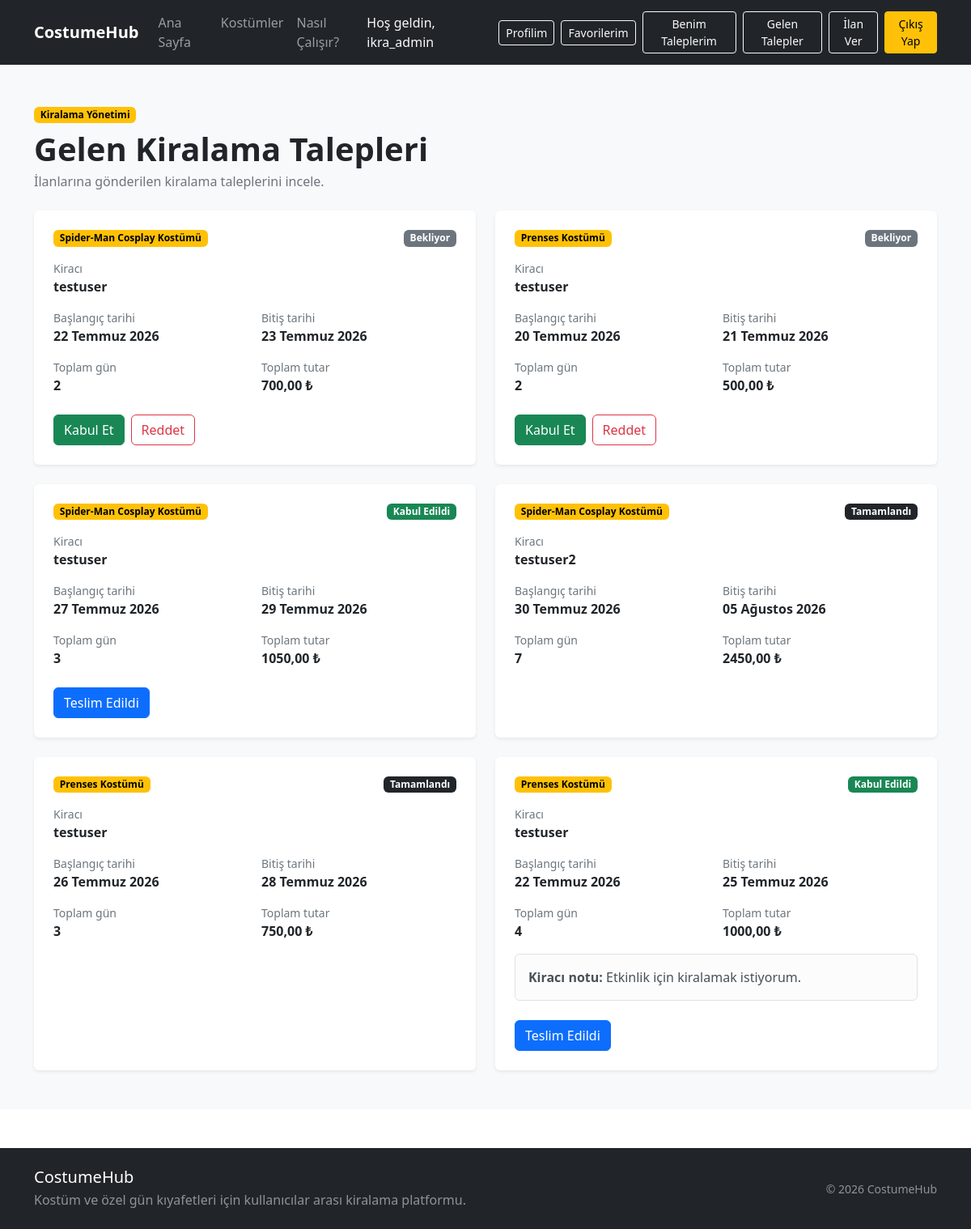
The app's page /kiralamalar/gelen-talepler/ (signed in) with its own data.
### rentals/models.py (models this page shows, shortened)
class KiralamaTalebi(models.Model):
    DURUM_SECENEKLERI = [
        ("BEKLIYOR", "Bekliyor"),
        ("KABUL_EDILDI", "Kabul Edildi"),
        ("TESLIM_EDILDI", "Teslim Edildi"),
        ("IADE_EDILDI", "İade Edildi"),
        ("TAMAMLANDI", "Tamamlandı"),
        ("REDDEDILDI", "Reddedildi"),
        ("IPTAL_EDILDI", "İptal Edildi"),
    ]
    ilan = models.ForeignKey(
        "products.Ilan",
        on_delete=models.CASCADE,
        related_name="kiralama_talepleri",
        verbose_name="İlan",
    )
    kiraci = models.ForeignKey(
        settings.AUTH_USER_MODEL,
        on_delete=models.CASCADE,
        related_name="kiralama_talepleri",
        verbose_name="Kiracı",
    )
    baslangic_tarihi = models.DateField(
        verbose_name="Başlangıç tarihi",
    )
    bitis_tarihi = models.DateField(
        verbose_name="Bitiş tarihi",
    )
    toplam_gun = models.PositiveIntegerField(
        verbose_name="Toplam gün",
    )
    toplam_tutar = models.DecimalField(
        max_digits=10,
        decimal_places=2,
        verbose_name="Toplam tutar",
    )
    durum = models.CharField(
        max_length=20,
        choices=DURUM_SECENEKLERI,
        default="BEKLIYOR",
        verbose_name="Talep durumu",
    )
    not_metni = models.TextField(
        blank=True,
        verbose_name="Kiracı notu",
    )
    olusturulma_tarihi = models.DateTimeField(
        auto_now_add=True,
        verbose_name="Oluşturulma tarihi",
    )
    guncellenme_tarihi = models.DateTimeField(
        auto_now=True,
        verbose_name="Güncellenme tarihi",
    )
    class Meta:
        verbose_name = "Kiralama talebi"
        verbose_name_plural = "Kiralama talepleri"
        ordering = ["-olusturulma_tarihi"]

### products/models.py (models this page shows, shortened)
class Ilan(models.Model):
    BEDEN_SECENEKLERI = [
        ("XS", "XS"),
        ("S", "S"),
        ("M", "M"),
        ("L", "L"),
        ("XL", "XL"),
        ("XXL", "XXL"),
        ("STANDART", "Standart"),
    ]
    DURUM_SECENEKLERI = [
        ("TASLAK", "Taslak"),
        ("YAYINDA", "Yayında"),
        ("PASIF", "Pasif"),
    ]
    ilan_sahibi = models.ForeignKey(
        settings.AUTH_USER_MODEL,
        on_delete=models.CASCADE,
        related_name="ilanlar",
        verbose_name="İlan sahibi",
    )
    kategori = models.ForeignKey(
        Kategori,
        on_delete=models.PROTECT,
        related_name="ilanlar",
        verbose_name="Kategori",
    )
    baslik = models.CharField(
        max_length=150,
        verbose_name="İlan başlığı",
    )
    aciklama = models.TextField(
        max_length=2000,
        verbose_name="Açıklama",
    )
    fotograf = models.ImageField(
        upload_to="ilanlar/",
        blank=True,
        null=True,
        verbose_name="İlan fotoğrafı",
    )
    beden = models.CharField(
        max_length=20,
        choices=BEDEN_SECENEKLERI,
        verbose_name="Beden",
    )
    renk = models.CharField(
        max_length=50,
        verbose_name="Renk",
    )
    gunluk_fiyat = models.DecimalField(
        max_digits=10,
        decimal_places=2,
        verbose_name="Günlük kiralama ücreti",
    )
    depozito = models.DecimalField(
        max_digits=10,
        decimal_places=2,
        default=0,
        verbose_name="Depozito",
    )
    sehir = models.CharField(
        max_length=50,
        verbose_name="Şehir",
    )
    durum = models.CharField(
        max_length=20,
        choices=DURUM_SECENEKLERI,
        default="YAYINDA",
        verbose_name="İlan durumu",
    )
    mevcut_mu = models.BooleanField(
        default=True,
        verbose_name="Kiralamaya uygun mu?",
    )
    olusturulma_tarihi = models.DateTimeField(
        auto_now_add=True,
    )
    guncellenme_tarihi = models.DateTimeField(
        auto_now=True,
    )
    class Meta:
        verbose_name = "İlan"
        verbose_name_plural = "İlanlar"
        ordering = [
            "-olusturulma_tarihi",
        ]

### rentals/views.py (the view)
@login_required
def gelen_kiralama_talepleri(request):
    talepler = (
        KiralamaTalebi.objects.filter(
            ilan__ilan_sahibi=request.user,
        )
        .select_related(
            "ilan",
            "kiraci",
        )
        .order_by("-olusturulma_tarihi")
    )
    return render(
        request,
        "rentals/gelen_kiralama_talepleri.html",
        {
            "talepler": talepler,
        },
    )

### templates/rentals/gelen_kiralama_talepleri.html (shortened to what this page needs)
{% extends "base.html" %}
{% block content %}
<section class="py-5 bg-light">
    <div class="container">
        <div class="mb-4">
            <span class="badge text-bg-warning mb-2">
                Kiralama Yönetimi
            </span>
            <h1 class="fw-bold mb-1">
                Gelen Kiralama Talepleri
            </h1>
            <p class="text-secondary mb-0">
                İlanlarına gönderilen kiralama taleplerini incele.
            </p>
        </div>
        {% if talepler %}
            <div class="row g-4">
                {% for talep in talepler %}
                    <div class="col-lg-6">
                        <div class="card h-100 border-0 shadow-sm">
                            <div class="card-body p-4">
                                <div class="d-flex justify-content-between align-items-start mb-3">
                                    <span class="badge text-bg-warning">
                                        {{ talep.ilan.baslik }}
                                    </span>
                                    {% if talep.durum == "BEKLIYOR" %}
                                        <span class="badge text-bg-secondary">
                                            Bekliyor
                                        </span>
                                    {% elif talep.durum == "KABUL_EDILDI" %}
                                        <span class="badge text-bg-success">
                                            Kabul Edildi
                                        </span>
                                    {% elif talep.durum == "TESLIM_EDILDI" %}
                                        <span class="badge text-bg-primary">
                                            Teslim Edildi
                                        </span>
                                    {% elif talep.durum == "IADE_EDILDI" %}
                                        <span class="badge text-bg-warning">
                                            İade Edildi
                                        </span>
                                    {% elif talep.durum == "TAMAMLANDI" %}
                                        <span class="badge text-bg-dark">
                                            Tamamlandı
                                        </span>
                                    {% elif talep.durum == "REDDEDILDI" %}
                                        <span class="badge text-bg-danger">
                                            Reddedildi
                                        </span>
                                    {% elif talep.durum == "IPTAL_EDILDI" %}
                                        <span class="badge text-bg-dark">
                                            İptal Edildi
                                        </span>
                                    {% else %}
                                        <span class="badge text-bg-light">
                                            {{ talep.get_durum_display }}
                                        </span>
                                    {% endif %}
                                </div>
                                <div class="mb-3">
                                    <div class="small text-secondary">
                                        Kiracı
                                    </div>
                                    <div class="fw-semibold">
                                        {{ talep.kiraci.username }}
                                    </div>
                                </div>
                                <div class="row g-3 mb-3">
                                    <div class="col-sm-6">
                                        <div class="small text-secondary">
                                            Başlangıç tarihi
                                        </div>
                                        <div class="fw-semibold">
                                            {{ talep.baslangic_tarihi }}
                                        </div>
                                    </div>
                                    <div class="col-sm-6">
                                        <div class="small text-secondary">
                                            Bitiş tarihi
                                        </div>
                                        <div class="fw-semibold">
                                            {{ talep.bitis_tarihi }}
                                        </div>
                                    </div>
                                    <div class="col-sm-6">
                                        <div class="small text-secondary">
                                            Toplam gün
                                        </div>
                                        <div class="fw-semibold">
                                            {{ talep.toplam_gun }}
                                        </div>
                                    </div>
                                    <div class="col-sm-6">
                                        <div class="small text-secondary">
                                            Toplam tutar
                                        </div>
                                        <div class="fw-bold">
                                            {{ talep.toplam_tutar }} ₺
                                        </div>
                                    </div>
                                </div>
                                {% if talep.not_metni %}
                                    <div class="alert alert-light border">
                                        <strong>Kiracı notu:</strong>
                                        {{ talep.not_metni }}
                                    </div>
                                {% endif %}
                                {% if talep.durum == "BEKLIYOR" %}
                                    <div class="d-flex gap-2 mt-4">
                                        <form
                                            method="POST"
                                            action="{% url 'rentals:kiralama_talebi_kabul_et' talep.id %}"
                                        >
                                            <button
                                                type="submit"
                                                class="btn btn-success"
                                            >
                                                Kabul Et
                                            </button>
                                        </form>
                                        <form
                                            method="POST"
                                            action="{% url 'rentals:kiralama_talebi_reddet' talep.id %}"
                                        >
                                            <button
                                                type="submit"
                                                class="btn btn-outline-danger"
                                            >
                                                Reddet
                                            </button>
                                        </form>
                                    </div>
                                {% elif talep.durum == "KABUL_EDILDI" %}
                                    <form
                                        method="POST"
                                        action="{% url 'rentals:kiralama_talebi_teslim_et' talep.id %}"
                                        class="mt-4"
                                    >
                                        <button
                                            type="submit"
                                            class="btn btn-primary"
                                        >
                                            Teslim Edildi
                                        </button>
                                    </form>
                                {% endif %}
                            </div>
                        </div>
                    </div>
                {% endfor %}
            </div>
        {% endif %}
    </div>
</section>
{% endblock %}

### templates/partials/navbar.html (shortened to what this page needs)
<nav class="navbar navbar-expand-lg navbar-dark bg-dark">
    <div class="container">
        <a class="navbar-brand fw-bold" href="{% url 'products:home' %}">
            CostumeHub
        </a>
        <div class="collapse navbar-collapse" id="anaMenu">
            <ul class="navbar-nav me-auto mb-2 mb-lg-0">
                <li class="nav-item">
                    <a
                        class="nav-link"
                        href="{% url 'products:home' %}"
                    >
                        Ana Sayfa
                    </a>
                </li>
                <li class="nav-item">
                    <a
                        class="nav-link"
                        href="{% url 'products:ilan_listesi' %}"
                    >
                        Kostümler
                    </a>
                </li>
                <li class="nav-item">
                    <a
                        class="nav-link"
                        href="{% url 'products:home' %}#nasil-calisir"
                    >
                        Nasıl Çalışır?
                    </a>
                </li>
            </ul>
            <div class="d-flex align-items-center gap-2">
                {% if user.is_authenticated %}
                    <span class="navbar-text text-light me-2">
                        Hoş geldin, {{ user.username }}
                    </span>
                    <a
                        href="{% url 'accounts:profil' %}"
                        class="btn btn-outline-light btn-sm"
                    >
                        Profilim
                    </a>
                    <a
    href="{% url 'favorites:favorilerim' %}"
    class="btn btn-outline-light btn-sm"
>
    Favorilerim
</a>
                    <a
                        href="{% url 'rentals:benim_kiralama_taleplerim' %}"
                        class="btn btn-outline-light btn-sm"
                    >
                        Benim Taleplerim
                    </a>
                    <a
                        href="{% url 'rentals:gelen_kiralama_talepleri' %}"
                        class="btn btn-outline-light btn-sm"
                    >
                        Gelen Talepler
                    </a>
                    <a
                        href="{% url 'products:ilan_olustur' %}"
                        class="btn btn-outline-light btn-sm"
                    >
                        İlan Ver
                    </a>
                    <form
                        method="POST"
                        action="{% url 'accounts:cikis' %}"
                        class="d-inline"
                    >
                        <button
                            type="submit"
                            class="btn btn-warning btn-sm"
                        >
                            Çıkış Yap
                        </button>
                    </form>
                {% endif %}
            </div>
        </div>
    </div>
</nav>

### static/css/style.css (style rules this page uses)
body { background-color: #ffffff; color: #212529; }
.card { transition: transform 0.2s ease, box-shadow 0.2s ease; }

### records on screen
KiralamaTalebi: ilan.baslik "Spider-Man Cosplay Kostümü", durum "Bekliyor", kiraci.username "testuser", baslangic_tarihi "22 Temmuz 2026", bitis_tarihi "23 Temmuz 2026", toplam_gun "2", toplam_tutar "700,00"
KiralamaTalebi: ilan.baslik "Prenses Kostümü", durum "Bekliyor", kiraci.username "testuser", baslangic_tarihi "20 Temmuz 2026", bitis_tarihi "21 Temmuz 2026", toplam_gun "2", toplam_tutar "500,00"
KiralamaTalebi: ilan.baslik "Spider-Man Cosplay Kostümü", durum "Kabul Edildi", kiraci.username "testuser", baslangic_tarihi "27 Temmuz 2026", bitis_tarihi "29 Temmuz 2026", toplam_gun "3", toplam_tutar "1050,00"
KiralamaTalebi: ilan.baslik "Spider-Man Cosplay Kostümü", durum "Tamamlandı", kiraci.username "testuser2", baslangic_tarihi "30 Temmuz 2026", bitis_tarihi "05 Ağustos 2026", toplam_gun "7", toplam_tutar "2450,00"
KiralamaTalebi: ilan.baslik "Prenses Kostümü", durum "Tamamlandı", kiraci.username "testuser", baslangic_tarihi "26 Temmuz 2026", bitis_tarihi "28 Temmuz 2026", toplam_gun "3", toplam_tutar "750,00"
KiralamaTalebi: ilan.baslik "Prenses Kostümü", durum "Kabul Edildi", kiraci.username "testuser", baslangic_tarihi "22 Temmuz 2026", bitis_tarihi "25 Temmuz 2026", toplam_gun "4", toplam_tutar "1000,00", not_metni "Etkinlik için kiralamak istiyorum."

### other values on screen
{{ user.username }} "ikra_admin"
